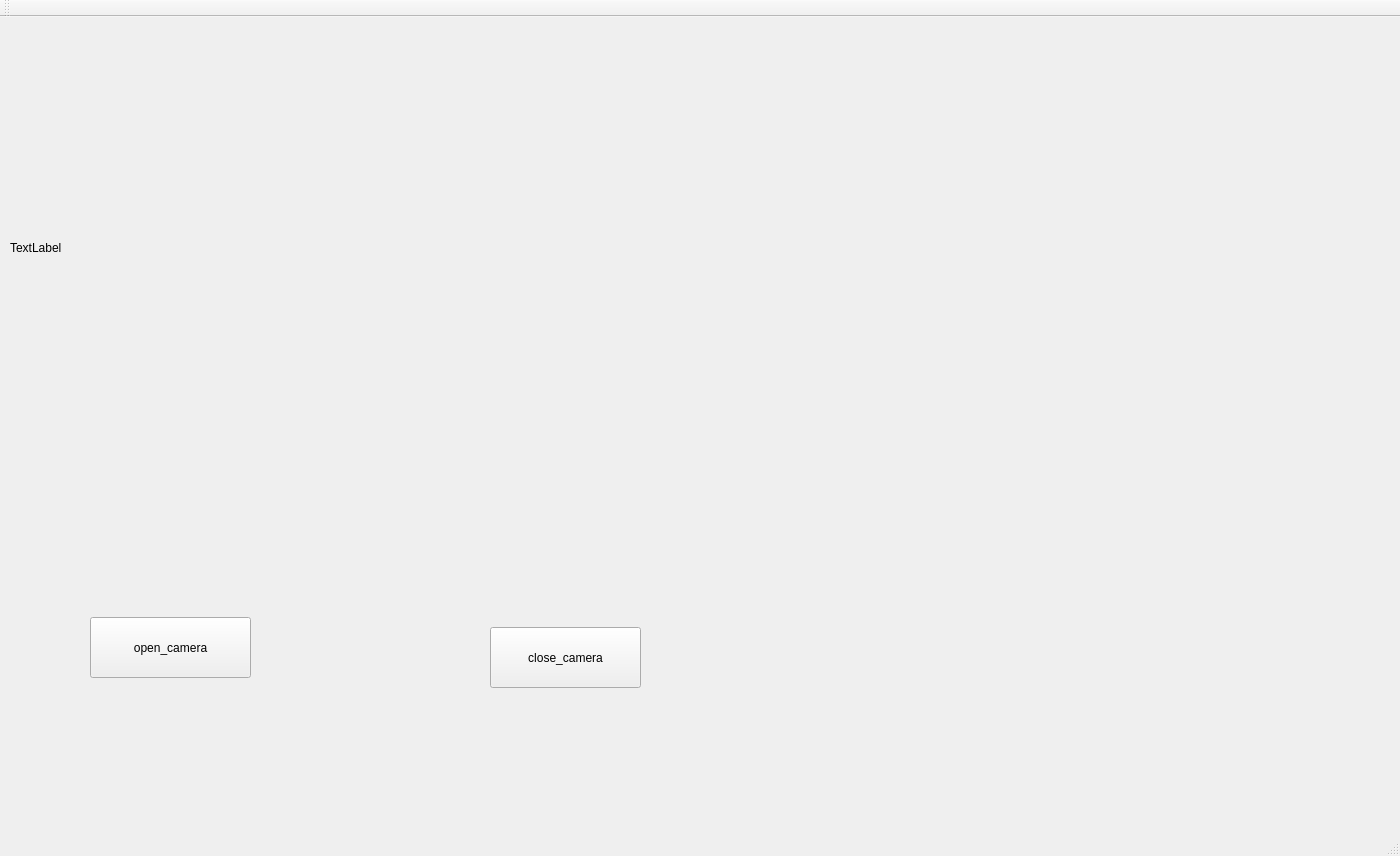
<?xml version="1.0" encoding="UTF-8"?>
<ui version="4.0">
 <class>MainWindow</class>
 <widget class="QMainWindow" name="MainWindow">
  <property name="geometry">
   <rect>
    <x>0</x>
    <y>0</y>
    <width>1400</width>
    <height>856</height>
   </rect>
  </property>
  <property name="windowTitle">
   <string>MainWindow</string>
  </property>
  <widget class="QWidget" name="centralWidget">
   <widget class="QLabel" name="label">
    <property name="geometry">
     <rect>
      <x>10</x>
      <y>10</y>
      <width>671</width>
      <height>441</height>
     </rect>
    </property>
    <property name="text">
     <string>TextLabel</string>
    </property>
   </widget>
   <widget class="QPushButton" name="pushButton">
    <property name="geometry">
     <rect>
      <x>90</x>
      <y>600</y>
      <width>161</width>
      <height>61</height>
     </rect>
    </property>
    <property name="text">
     <string>open_camera</string>
    </property>
   </widget>
   <widget class="QPushButton" name="pushButton_2">
    <property name="geometry">
     <rect>
      <x>490</x>
      <y>610</y>
      <width>151</width>
      <height>61</height>
     </rect>
    </property>
    <property name="text">
     <string>close_camera</string>
    </property>
   </widget>
  </widget>
  <widget class="QMenuBar" name="menuBar">
   <property name="geometry">
    <rect>
     <x>0</x>
     <y>0</y>
     <width>1400</width>
     <height>22</height>
    </rect>
   </property>
  </widget>
  <widget class="QToolBar" name="mainToolBar">
   <attribute name="toolBarArea">
    <enum>TopToolBarArea</enum>
   </attribute>
   <attribute name="toolBarBreak">
    <bool>false</bool>
   </attribute>
  </widget>
  <widget class="QStatusBar" name="statusBar"/>
 </widget>
 <layoutdefault spacing="6" margin="11"/>
 <resources/>
 <connections/>
</ui>
